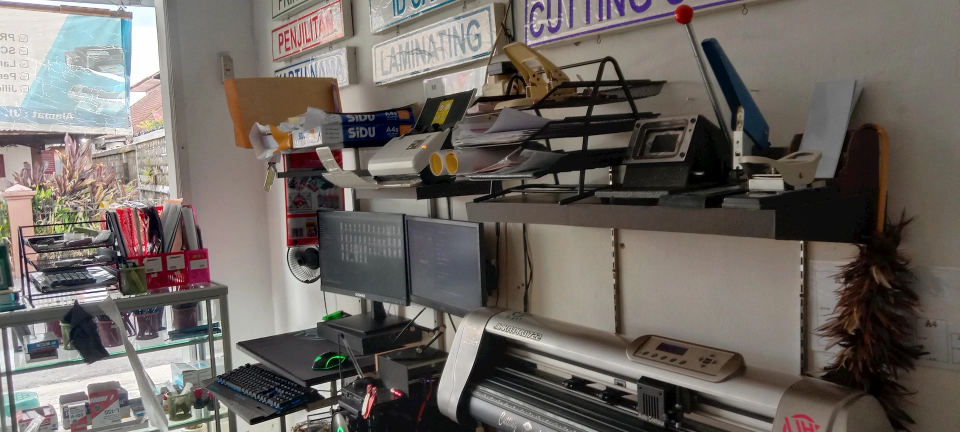
#> input picture images/hero/hero-bg.jpg, 1920 x 864 px (shown at 1/2 size); its folder holds only this picture in this run
$ python optimize_images.py
#> lines starting #> are read from the running program, lines starting #| are printed output that depends on the picture
#!/usr/bin/env python3
"""
Optimize every image under ./images into WebP for web delivery.

What this script does:
1) Recursively scans the images directory
2) Processes JPG/JPEG/PNG/WebP input files
3) Resizes image width to max 1000 px (keeps aspect ratio)
4) Encodes to WebP and tries to keep result under 100 KB
5) Saves result as .webp alongside original file name

Usage (from project root):
  python optimize_images.py
  python optimize_images.py --images-dir images --target-kb 100 --max-width 1000
  python optimize_images.py --remove-originals
"""

from __future__ import annotations

import argparse
import io
from pathlib import Path
from typing import Iterable, Optional, Tuple

from PIL import Image, ImageOps, UnidentifiedImageError


SUPPORTED_EXTENSIONS = {".jpg", ".jpeg", ".png", ".webp"}


def parse_args() -> argparse.Namespace:
    parser = argparse.ArgumentParser(
        description="Recursively convert images to WebP with max width and target file size."
    )
    parser.add_argument(
        "--images-dir",
        default="images",
        help="Root image directory to scan recursively (default: images).",
    )
    parser.add_argument(
        "--max-width",
        type=int,
        default=1000,
        help="Maximum output width in pixels (default: 1000).",
    )
    parser.add_argument(
        "--target-kb",
        type=int,
        default=100,
        help="Target maximum file size in KB (default: 100).",
    )
    parser.add_argument(
        "--quality-start",
        type=int,
        default=86,
        help="Starting WebP quality (1-100, default: 86).",
    )
    parser.add_argument(
        "--quality-min",
        type=int,
        default=42,
        help="Minimum WebP quality during search (1-100, default: 42).",
    )
    parser.add_argument(
        "--quality-step",
        type=int,
        default=4,
        help="Quality decrement per attempt (1-20, default: 4).",
    )
    parser.add_argument(
        "--remove-originals",
        action="store_true",
        help="Delete source JPG/JPEG/PNG files after successful WebP conversion.",
    )
    return parser.parse_args()


def find_images(root: Path) -> Iterable[Path]:
    for path in root.rglob("*"):
        if path.is_file() and path.suffix.lower() in SUPPORTED_EXTENSIONS:
            yield path


def clamp(value: int, minimum: int, maximum: int) -> int:
#> in convert_to_webp, img is the input picture: PIL image 1920x864 RGB; mean R, G, B 109.7, 103.3, 98.1
    return max(minimum, min(maximum, value))


def human_kb(size_bytes: int) -> str:
    return f"{size_bytes / 1024:.1f} KB"


def webp_ready_mode(image: Image.Image) -> Image.Image:
    """
    Normalize mode for WebP encoding while preserving transparency when present.
    """
    if image.mode in ("RGBA", "LA"):
        return image.convert("RGBA")
    if image.mode == "P":
        if "transparency" in image.info:
            return image.convert("RGBA")
        return image.convert("RGB")
    if image.mode != "RGB":
        return image.convert("RGB")
    return image


def max_width_resize(image: Image.Image, max_width: int) -> Image.Image:
#> called with max_width = 1000
    if image.width <= max_width:
        return image

    scale = max_width / float(image.width)
#> scale = 0.521
    new_size = (max_width, max(1, int(round(image.height * scale))))
#> new_size = (1000, 450)
    resampling = (
        Image.Resampling.LANCZOS
        if hasattr(Image, "Resampling")
        else Image.LANCZOS
    )
    return image.resize(new_size, resampling)
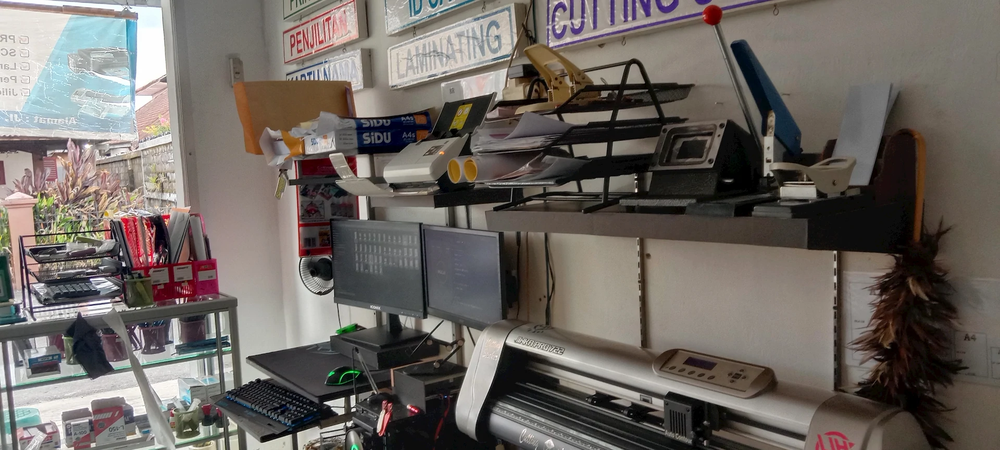
#> returned value: PIL image 1000x450 RGB; mean R, G, B 109.7, 103.3, 98.1


def encode_webp_bytes(image: Image.Image, quality: int) -> bytes:
    buffer = io.BytesIO()
    image.save(
        buffer,
        format="WEBP",
        quality=quality,
        method=6,
    )
    return buffer.getvalue()


def encode_under_target(
    image: Image.Image,
    target_bytes: int,
    quality_start: int,
    quality_min: int,
    quality_step: int,
) -> Tuple[bytes, int, Tuple[int, int]]:
    """
    Try quality fallback first, then gradual downscale if still above target size.
    Returns best encoded bytes, selected quality, and final dimensions.
    """
#> called with target_bytes = 102400, quality_start = 86, quality_min = 42, quality_step = 4
    best_data: Optional[bytes] = None
    best_quality = quality_min
    working = image
    min_width = 480
    resampling = (
        Image.Resampling.LANCZOS
        if hasattr(Image, "Resampling")
        else Image.LANCZOS
    )

    while True:
        for quality in range(quality_start, quality_min - 1, -quality_step):
            data = encode_webp_bytes(working, quality)
            if best_data is None or len(data) < len(best_data):
                best_data = data
                best_quality = quality
            if len(data) <= target_bytes:
                return data, quality, working.size

        if working.width <= min_width:
            break

        next_width = max(min_width, int(round(working.width * 0.9)))
        if next_width >= working.width:
            break
        next_height = max(1, int(round(working.height * (next_width / working.width))))
        working = working.resize((next_width, next_height), resampling)
#> after the loop, best_quality = 86

    if best_data is None:
        best_data = encode_webp_bytes(working, quality_min)
        best_quality = quality_min
    return best_data, best_quality, working.size


def convert_to_webp(
    source_path: Path,
    max_width: int,
    target_bytes: int,
    quality_start: int,
    quality_min: int,
    quality_step: int,
) -> Tuple[Path, int, int, Tuple[int, int], int]:
    output_path = source_path.with_suffix(".webp")

    with Image.open(source_path) as img:
        img = ImageOps.exif_transpose(img)
        img = webp_ready_mode(img)
        img = max_width_resize(img, max_width)

        encoded, used_quality, final_size = encode_under_target(
            img,
            target_bytes=target_bytes,
            quality_start=quality_start,
            quality_min=quality_min,
            quality_step=quality_step,
        )
#> used_quality = 86; final_size = (1000, 450)

    tmp_path = output_path.with_name(output_path.name + ".tmp")
    tmp_path.write_bytes(encoded)
    tmp_path.replace(output_path)

    return output_path, source_path.stat().st_size, len(encoded), final_size, used_quality


def main() -> None:
    args = parse_args()

    max_width = clamp(args.max_width, 320, 4000)
    target_kb = clamp(args.target_kb, 20, 5000)
    target_bytes = target_kb * 1024
    quality_start = clamp(args.quality_start, 1, 100)
    quality_min = clamp(args.quality_min, 1, 100)
    quality_step = clamp(args.quality_step, 1, 20)

    if quality_start < quality_min:
        quality_start, quality_min = quality_min, quality_start

    images_root = Path(args.images_dir).resolve()
    if not images_root.exists() or not images_root.is_dir():
        raise SystemExit(f"Image directory not found: {images_root}")

    files = sorted(find_images(images_root))
    if not files:
        print(f"No supported images found under: {images_root}")
        return

    total_before = 0
    total_after = 0
    optimized_count = 0
    skipped_count = 0
    error_count = 0

    print(f"Scanning:      {images_root}")
    print(f"Found files:   {len(files)}")
    print(f"Max width:     {max_width}px")
    print(f"Target size:   <= {target_kb} KB")
    print(
        f"Quality range: {quality_start}..{quality_min} (step {quality_step})\n"
    )

    for source_path in files:
        rel = source_path.relative_to(images_root)

        try:
            output_path, before, after, final_dims, quality = convert_to_webp(
                source_path=source_path,
                max_width=max_width,
                target_bytes=target_bytes,
                quality_start=quality_start,
                quality_min=quality_min,
                quality_step=quality_step,
            )
#> before = 248760; after = 79814; final_dims = (1000, 450); quality = 86
            total_before += before
#> total_before = 248760
            total_after += after
#> total_after = 79814
            optimized_count += 1

            size_tag = "OK" if after <= target_bytes else "WARN"
#> size_tag = 'OK'
            print(
                f"[{size_tag}] {rel} -> {output_path.relative_to(images_root)} | "
                f"{human_kb(before)} -> {human_kb(after)} | "
                f"{final_dims[0]}x{final_dims[1]} | q={quality}"
            )
#| [OK] hero/hero-bg.jpg -> hero/hero-bg.webp | 242.9 KB -> 77.9 KB | 1000x450 | q=86

            # Keep existing source files by default for safety.
            if (
                args.remove_originals
                and source_path.suffix.lower() != ".webp"
                and source_path != output_path
            ):
                source_path.unlink(missing_ok=True)
                skipped_count += 1

        except (OSError, UnidentifiedImageError, ValueError) as exc:
            error_count += 1
            print(f"[ERR] {rel}: {exc}")

    saved = total_before - total_after
#> saved = 207948
    print("\nDone.")
    print(f"Optimized:         {optimized_count} file(s)")
    print(f"Originals removed: {skipped_count} file(s)")
    print(f"Errors:            {error_count} file(s)")
    print(
        f"Total bytes:       {human_kb(total_before)} -> {human_kb(total_after)} "
        f"({saved / 1024:.1f} KB saved)"
    )
#| Total bytes:       351.1 KB -> 148.0 KB (203.1 KB saved)


if __name__ == "__main__":
    main()
